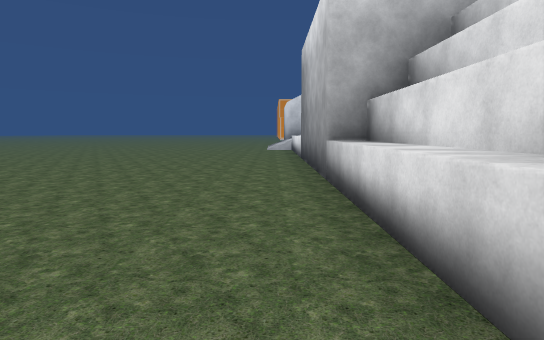
View 1 (above)

17 first-person views from a walk through a scene from a Unity 3-D project. The camera is 1.5 m above the floor, tilts 6° down and sees 75° across. The floor is counted in squares, 2 m on a side. Each view is taken from the middle of a square. On the plan, view 1 faces up. The plan holds only what a view shows up to about 11 squares ahead; the rest is blank. The place goes on beyond the plan. The player character is not drawn.

View 2
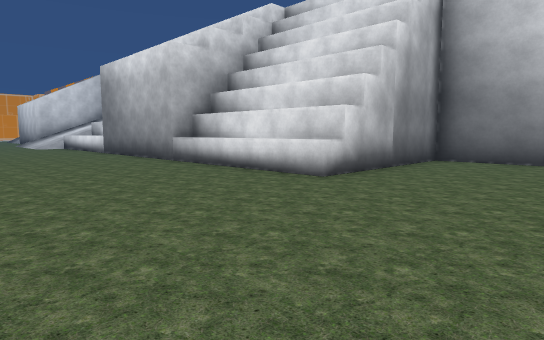

View 3
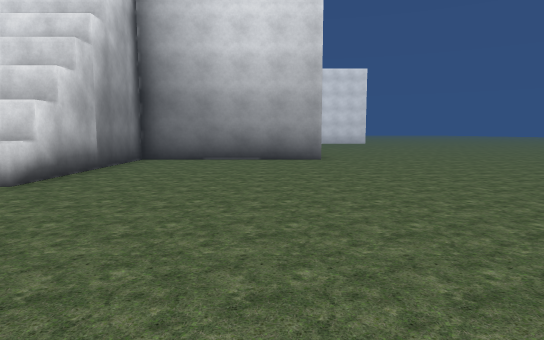

View 4
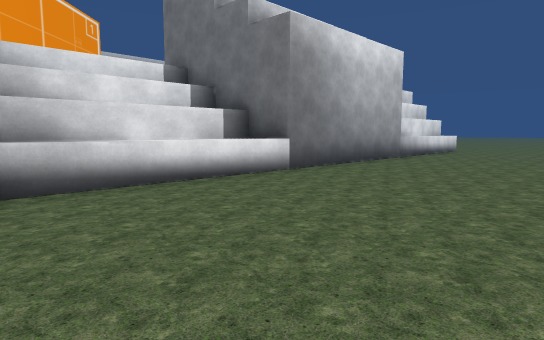

View 5
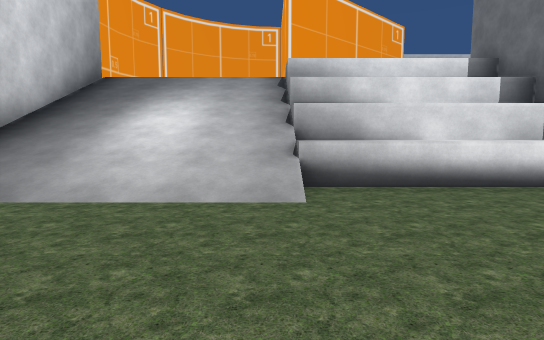

View 6
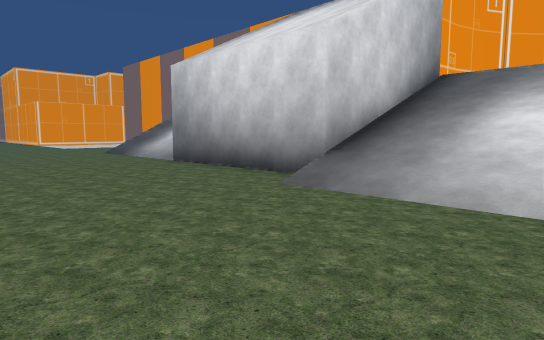

View 7
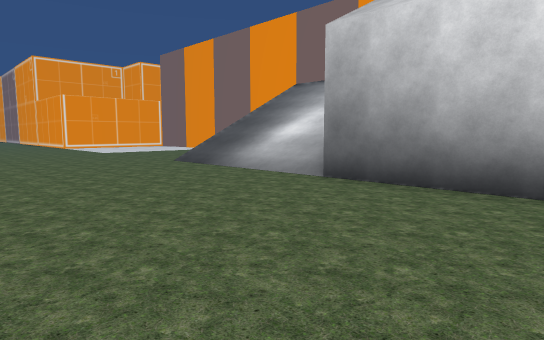

View 8
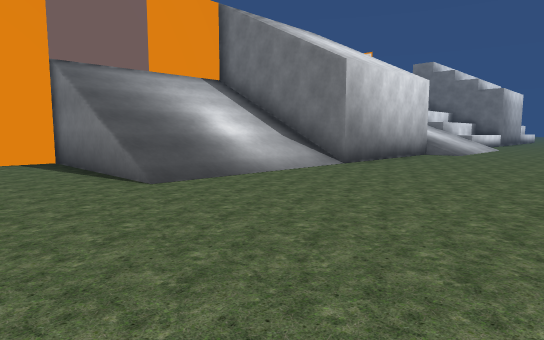

View 9
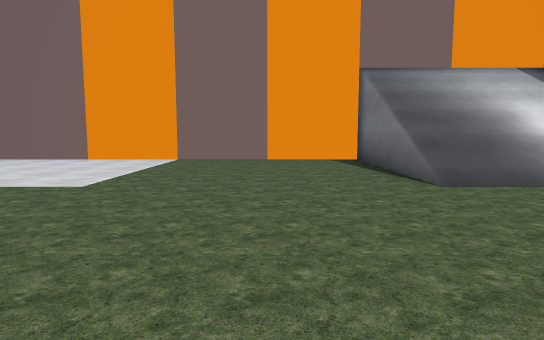

View 10
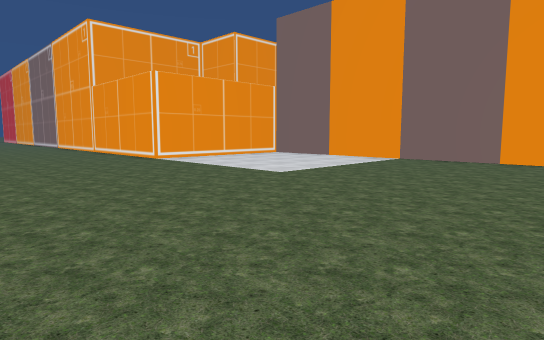

View 11
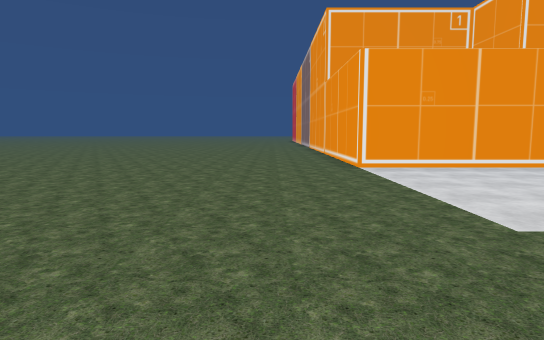

View 12
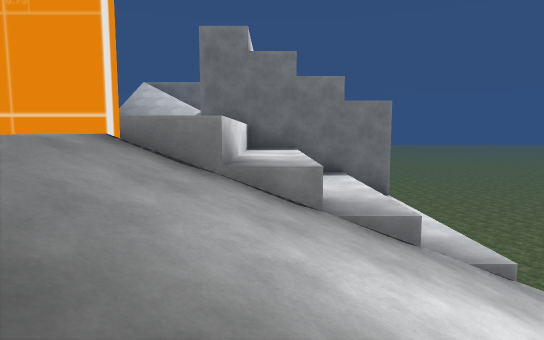

View 13
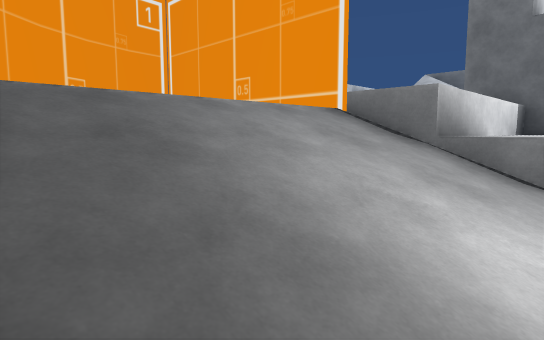

View 14
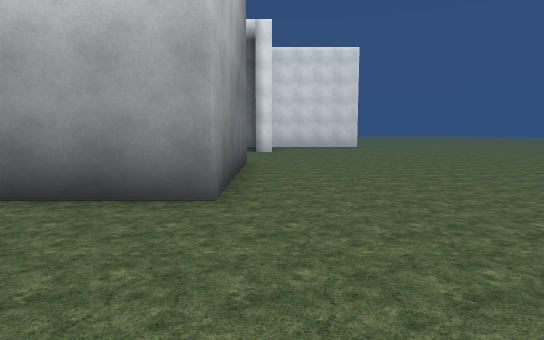

View 15
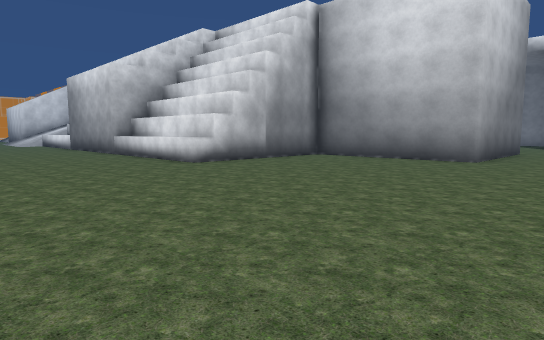

View 16
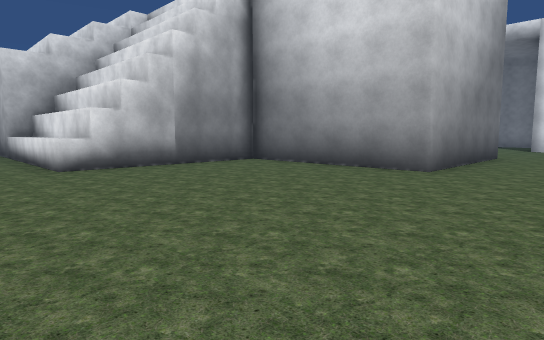

View 17
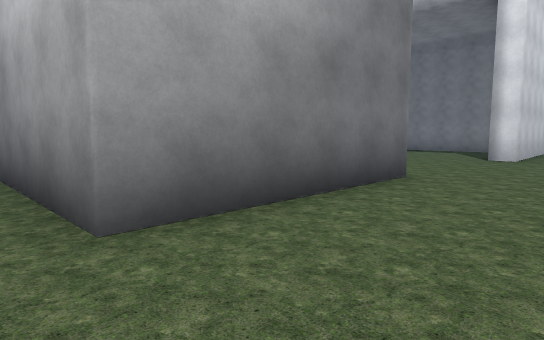

### Floor plan
Key: @ floor where view 1 was taken; # wall or solid block; . main floor; : floor 1.25 m higher than the main floor; + floor 2.5 m higher than the main floor; * floor 10 m higher than the main floor; / step, stairs or slope; = window, fence, low wall or low ledge; ^ raised ledge; v drop or lower ground.
Columns run from 4 left of view 1 to 19 right of it. Each row starts with its distance up from view 1.
 42 .....#
 41 .....######
 40 ..........#
 39 ..........#
 38 ..........#
 37 ..........#
 36 ..........#
 35 ..........#
 34 ..........#
 33 ..........#
 32 ..........#
 31 ..........#
 30 ...../////#
 29 ...../////#
 28  ..../////#
 27  ..../////#
 26 ...../////#
 25 .....######
 24 .....#
 23 .....#
 22 .....#
 21 .....######v
 20 ....//////vv##
 19 ....//////v  v
 18 ....//////v
 17 ....//////v   v
 16 ..../////=#vvvv
 15 .....=/+^^##
 14 .....=:+^#
 13 .....=:+^
 12 .....=:+^
 11 .....=v+^#
 10 .....###
  9 .....#
  8 .....#
  7 .....#
  6 .....##
  5 .....^#
  4  ....^#
  3  ....^#
  2  ....^#
  1 .....^#####
  0 ....@.....#
 -1 ..........#
 -2 ..........#
 -3 ..........#      .....
 -4 ..........#****.......
 -5 ....................####
 -6 ....................
 -7 ..................

Where each view was taken, in squares from view 1:
view 1: 0 up, 0 right, facing up
view 2: 3 down, 4 left, facing up-right
view 3: 3 down, 4 left, facing right
view 4: 16 up, 4 left, facing down-right
view 5: 16 up, 4 left, facing right
view 6: 17 up, 4 left, facing up-right
view 7: 22 up, 4 left, facing up-right
view 8: 33 up, 4 left, facing down-right
view 9: 33 up, 4 left, facing right
view 10: 31 up, 4 left, facing up-right
view 11: 33 up, 1 left, facing up
view 12: 20 up, 4 right, facing down
view 13: 20 up, 3 right, facing down-right
view 14: 5 down, 2 right, facing right
view 15: 7 down, 4 left, facing up-right
view 16: 7 down, 1 left, facing up-right
view 17: 7 down, 5 right, facing up-right
